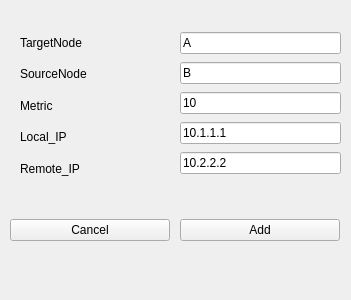
<?xml version="1.0" encoding="UTF-8"?>
<ui version="4.0">
 <class>Form</class>
 <widget class="QWidget" name="Form">
  <property name="windowModality">
   <enum>Qt::WindowModal</enum>
  </property>
  <property name="focusPolicy">
   <enum>Qt::ClickFocus</enum>
  </property>
  <property name="contextMenuPolicy">
   <enum>Qt::NoContextMenu</enum>
  </property>
  <property name="windowTitle">
   <string/>
  </property>
  <widget class="QWidget" name="verticalLayoutWidget">
   <property name="geometry">
    <rect>
     <x>20</x>
     <y>30</y>
     <width>151</width>
     <height>151</height>
    </rect>
   </property>
   <layout class="QVBoxLayout" name="verticalLayout">
    <item>
     <widget class="QLabel" name="label_2">
      <property name="text">
       <string>TargetNode</string>
      </property>
     </widget>
    </item>
    <item>
     <widget class="QLabel" name="label">
      <property name="text">
       <string>SourceNode</string>
      </property>
     </widget>
    </item>
    <item>
     <widget class="QLabel" name="label_3">
      <property name="text">
       <string>Metric</string>
      </property>
     </widget>
    </item>
    <item>
     <widget class="QLabel" name="label_4">
      <property name="text">
       <string>Local_IP</string>
      </property>
     </widget>
    </item>
    <item>
     <widget class="QLabel" name="label_5">
      <property name="text">
       <string>Remote_IP</string>
      </property>
     </widget>
    </item>
   </layout>
  </widget>
  <widget class="QWidget" name="verticalLayoutWidget_2">
   <property name="geometry">
    <rect>
     <x>180</x>
     <y>30</y>
     <width>161</width>
     <height>151</height>
    </rect>
   </property>
   <layout class="QVBoxLayout" name="verticalLayout_2">
    <item>
     <widget class="QLineEdit" name="lineEdit">
      <property name="text">
       <string>A</string>
      </property>
     </widget>
    </item>
    <item>
     <widget class="QLineEdit" name="lineEdit_2">
      <property name="text">
       <string>B</string>
      </property>
     </widget>
    </item>
    <item>
     <widget class="QLineEdit" name="lineEdit_3">
      <property name="text">
       <string>10</string>
      </property>
     </widget>
    </item>
    <item>
     <widget class="QLineEdit" name="lineEdit_4">
      <property name="text">
       <string>10.1.1.1</string>
      </property>
     </widget>
    </item>
    <item>
     <widget class="QLineEdit" name="lineEdit_5">
      <property name="text">
       <string>10.2.2.2</string>
      </property>
     </widget>
    </item>
   </layout>
  </widget>
  <widget class="QWidget" name="verticalLayoutWidget_3">
   <property name="geometry">
    <rect>
     <x>10</x>
     <y>190</y>
     <width>160</width>
     <height>80</height>
    </rect>
   </property>
   <layout class="QVBoxLayout" name="verticalLayout_3">
    <item>
     <widget class="QPushButton" name="pushButton_2">
      <property name="text">
       <string>Cancel</string>
      </property>
     </widget>
    </item>
   </layout>
  </widget>
  <widget class="QWidget" name="verticalLayoutWidget_4">
   <property name="geometry">
    <rect>
     <x>180</x>
     <y>190</y>
     <width>160</width>
     <height>80</height>
    </rect>
   </property>
   <layout class="QVBoxLayout" name="verticalLayout_4">
    <item>
     <widget class="QPushButton" name="pushButton_3">
      <property name="text">
       <string>Add</string>
      </property>
     </widget>
    </item>
   </layout>
  </widget>
 </widget>
 <resources/>
 <connections/>
</ui>
